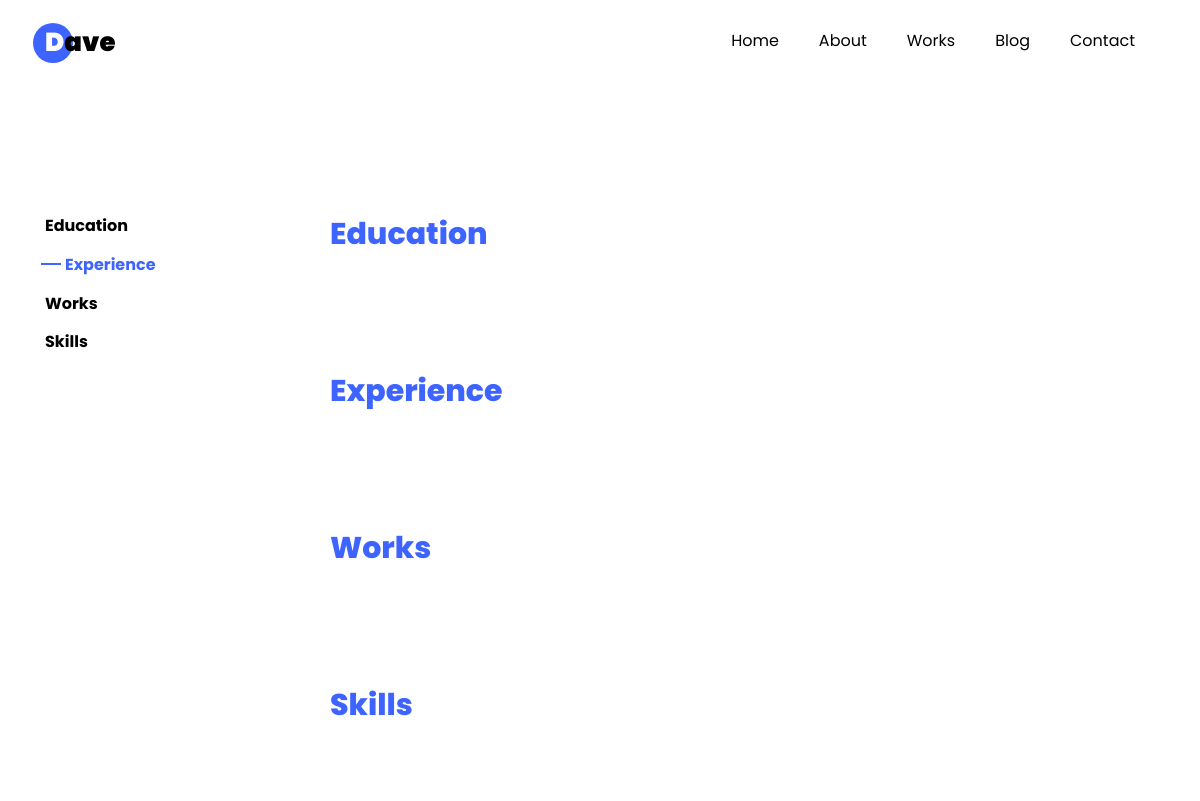
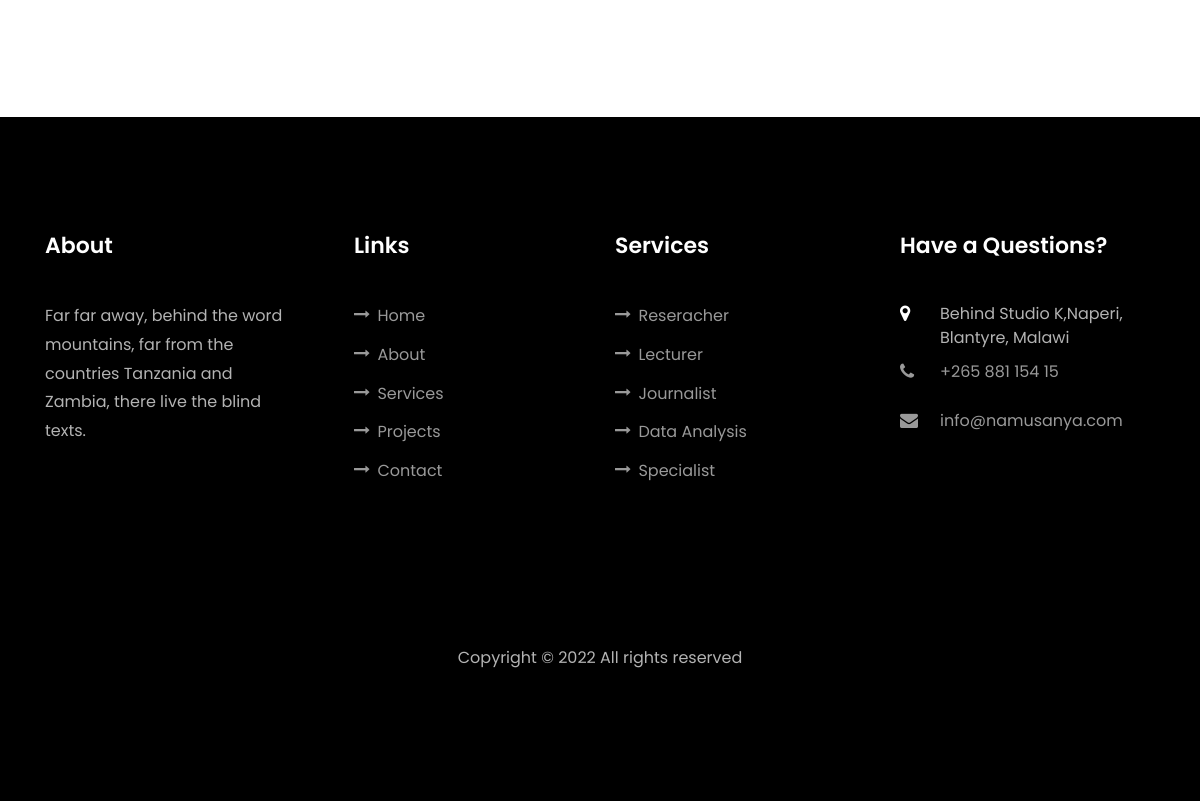
Before: /works/ with the older database file (2 pictures, top to bottom).
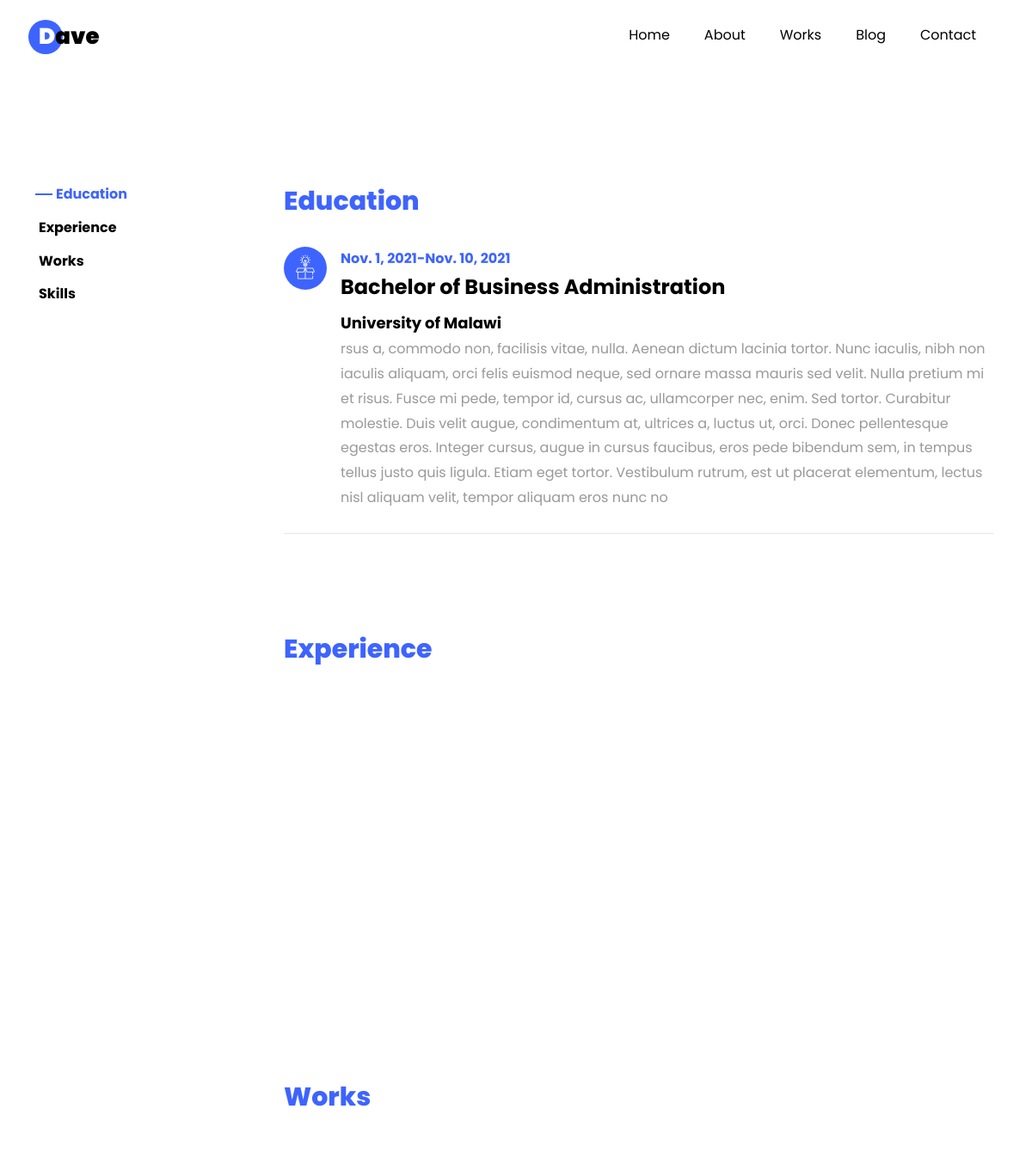
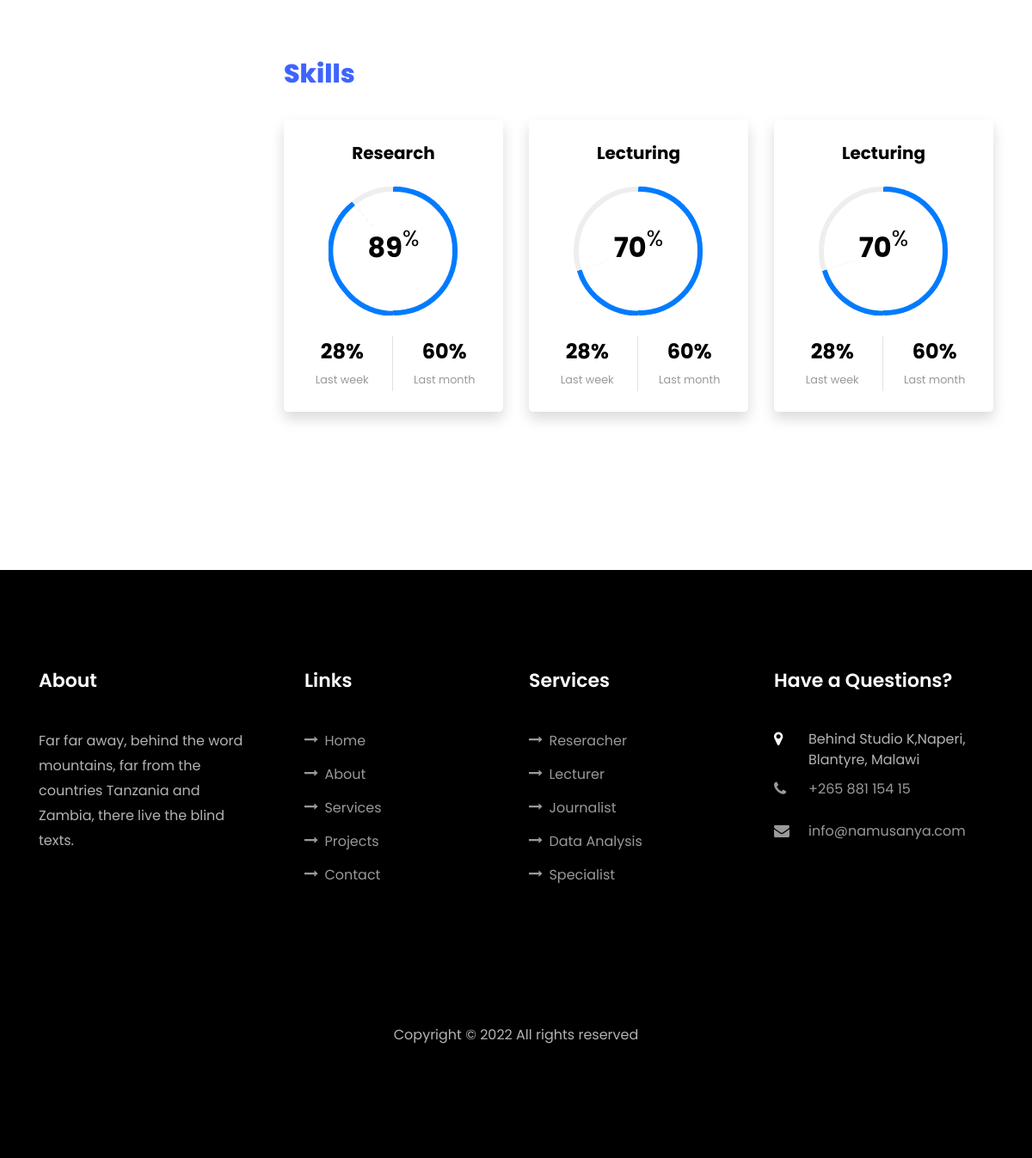
After: the same page with the newer database file (2 pictures, top to bottom).
### posts/models.py (models this page shows, shortened)
class Education(models.Model):
    heading = models.CharField(max_length=255)
    institution = models.CharField(max_length=255)
    description = models.TextField()
    from_date = models.DateField()
    to_date = models.DateField()
    class Meta:
        ordering = ["-from_date"]

class Skill(models.Model):
    name = models.CharField(max_length=255)
    percentage = models.PositiveIntegerField()

### posts/views.py (the view)
# urls.py: path("", WorksPage.as_view(), name="works"),
class WorksPage(TemplateView):
    template_name = "works.html"
    def get_context_data(self, **kwargs):
        context = super().get_context_data(**kwargs)
        context["education"] = Education.objects.all
        context["experiences"] = Experience.objects.all
        context["works"] = Work.objects.all
        context["skills"] = Skill.objects.all
        return context

### templates/works.html (shortened to what this page needs)
{% extends "base.html" %} {% block content %}
<section class="ftco-section ftco-no-pb goto-here" id="resume-section" style="margin-top: 100px;">
    <div class="container">
        <div class="row">
            <div class="col-md-3">
                <nav id="navi">
                    <ul>
                        <li><a href="#page-1">Education</a></li>
                        <li><a href="#page-2">Experience</a></li>
                        <li><a href="#page-3">Works</a></li>
                        <li><a href="#page-4">Skills</a></li>
                    </ul>
                </nav>
            </div>
            <div class="col-md-9">
                <div id="page-1" class="page one">
                    <h2 class="heading">Education</h2>
                    {% for education in education %}
                    <div class="resume-wrap d-flex ftco-animate">
                        <div class="icon d-flex align-items-center justify-content-center">
                            <span class="flaticon-ideas"></span>
                        </div>
                        <div class="text pl-3">
                            <span class="date">{{education.from_date}}-{{education.to_date}}</span>
                            <h2>{{education.heading}}</h2>
                            <span class="position">{{education.institution}}</span>
                            <p>{{education.description}}</p>
                        </div>
                    </div>
                    {% endfor %}
                </div>
                <div id="page-2" class="page two">
                    <h2 class="heading">Experience</h2>
                </div>
                <div id="page-3" class="page three">
                    <h2 class="heading">Works</h2>
                </div>
                <div id="page-4" class="page three">
                    <h2 class="heading">Skills</h2>
                    <div class="row progress-circle mb-5">
                        {% for skill in skills|slice:":3" %}
                        <div class="col-lg-4 mb-4">
                            <div class="bg-white rounded-lg shadow p-4">
                                <h2 class="h5 font-weight-bold text-center mb-4">{{skill.name}}</h2>
                                <div class="progress mx-auto" data-value='{{skill.percentage}}'>
                                    <span class="progress-left">
                    <span class="progress-bar border-primary"></span>
                                    </span>
                                    <span class="progress-right">
                    <span class="progress-bar border-primary"></span>
                                    </span>
                                    <div class="progress-value w-100 h-100 rounded-circle d-flex align-items-center justify-content-center">
                                        <div class="h2 font-weight-bold">{{skill.percentage}}<sup class="small">%</sup></div>
                                    </div>
                                </div>
                                <div class="row text-center mt-4">
                                    <div class="col-6 border-right">
                                        <div class="h4 font-weight-bold mb-0">28%</div><span class="small text-gray">Last week</span>
                                    </div>
                                    <div class="col-6">
                                        <div class="h4 font-weight-bold mb-0">60%</div><span class="small text-gray">Last month</span>
                                    </div>
                                </div>
                            </div>
                        </div>
                        {% endfor %}
                    </div>
                </div>
            </div>
        </div>
</section>
{% endblock content %}

Changed rows visible on the page:
added Education: from_date "Nov. 1, 2021", to_date "Nov. 10, 2021", heading "Bachelor of Business Administration", institution "University of Malawi", description "rsus a, commodo non, facilisis vitae, nulla. Aenean dictum lacinia tortor. Nunc iaculis, nibh non iaculis aliquam, orci felis euismod neque, sed ornare massa mauris sed velit. Nulla pretium mi et risus. Fusce mi pede, tempor id, cursus ac, ullamcorper nec, enim. Sed tortor. Curabitur molestie. Duis velit augue, condimentum at, ultrices a, luctus ut, orci. Donec pellentesque egestas eros. Integer cursus, augue in cursus faucibus, eros pede bibendum sem, in tempus tellus justo quis ligula. Etiam eget tortor. Vestibulum rutrum, est ut placerat elementum, lectus nisl aliquam velit, tempor aliquam eros nunc no"
added Skill: name "Research", percentage "89"
added Skill: name "Lecturing", percentage "70"
added Skill: name "Lecturing", percentage "70"
